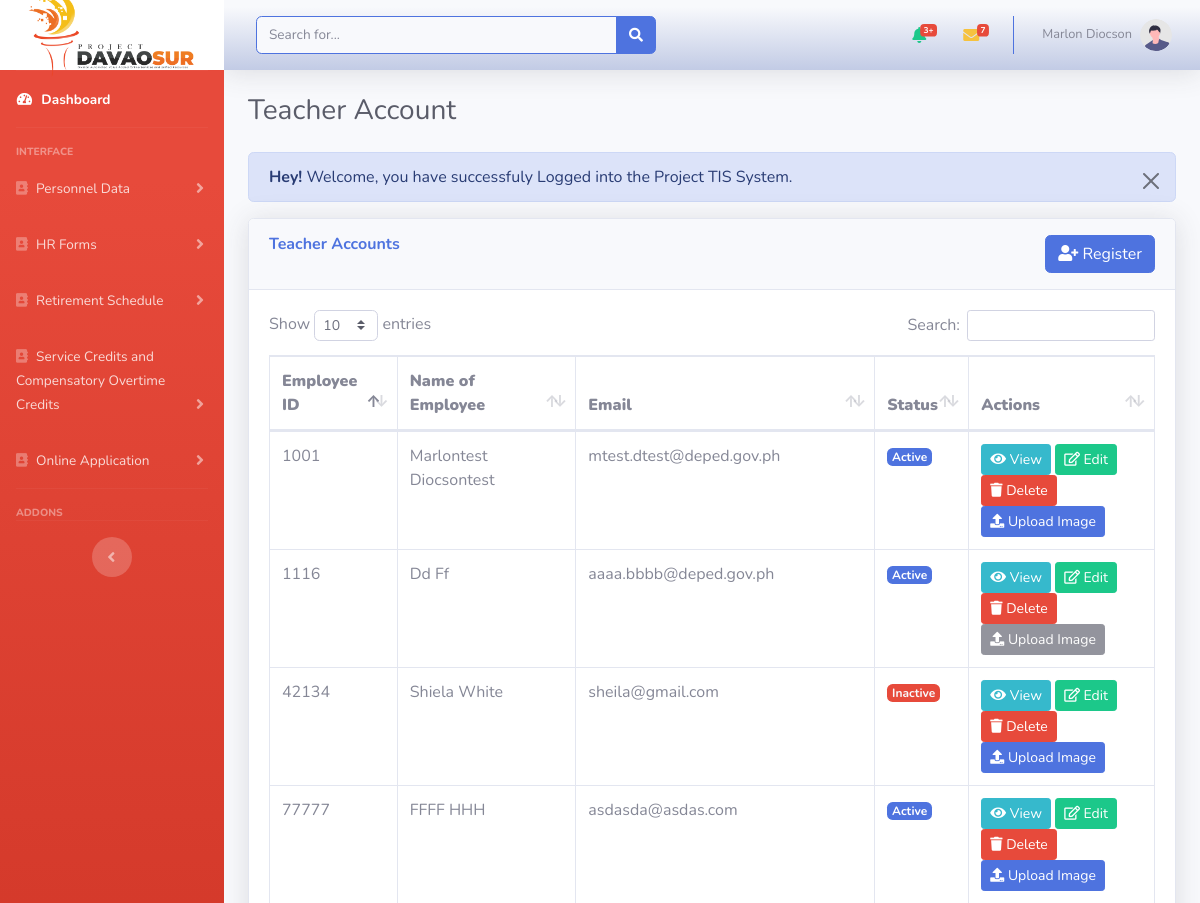
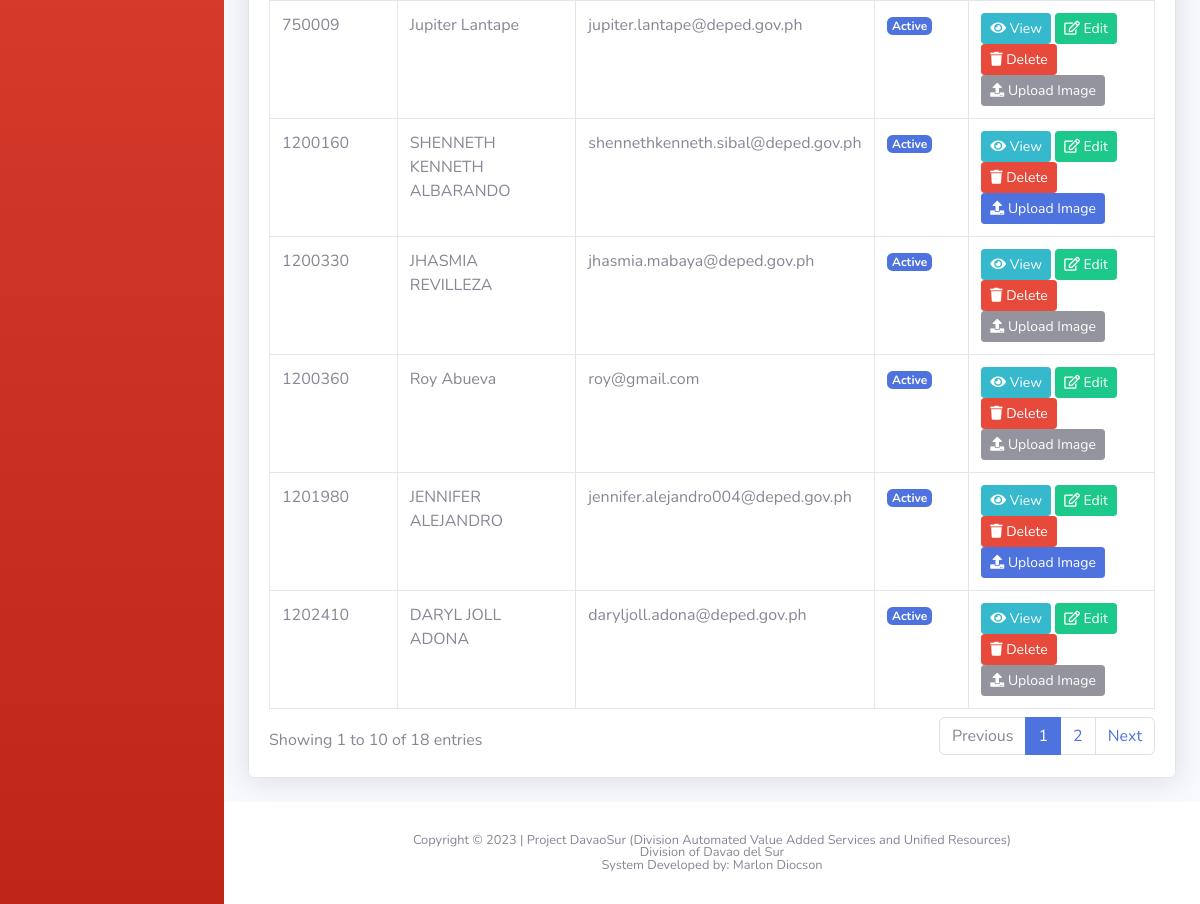
/admin/register_teaching.php (signed in), run on the app's committed database (2 pictures, top to bottom).
### tables this page shows
CREATE TABLE `users` (
  `id` int(50) NOT NULL,
  `emp_no` varchar(50) NOT NULL,
  `fname` varchar(255) NOT NULL,
  `lname` varchar(255) NOT NULL,
  `username` varchar(255) NOT NULL,
  `email` varchar(255) NOT NULL,
  `password` varchar(255) NOT NULL,
  `role_as` tinyint(4) NOT NULL,
  `status` tinyint(4) NOT NULL,
  `created_at` timestamp NOT NULL DEFAULT current_timestamp()
);

### admin/register_teaching.php (the view, shortened to what this page needs)
<?php
    include('authentication.php');
    include('includes/header.php');
    include('includes/navbar.php');
?>
    <div class="container-fluid">
        <div class="d-sm-flex align-items-center justify-content-between mb-4">
            <h1 class="h3 mb-0 text-gray-800">Teacher Account </h1>
        </div>
            <?php include('message.php'); ?>
            <div class="card shadow mb-4">
                <div class="card-header py-3">
                    <h6 class="m-0 font-weight-bold text-primary">Teacher Accounts
                        <button type="button" class="btn btn-primary float-right" data-bs-toggle="modal" data-bs-target="#addadminprofile">
                        <i class="fa fa-user-plus"></i> Register
                        </button>
                    </h6>
                </div>
                <div class="card-body">
                    <div class="table-responsive">
                        <table class="table table-bordered" id="dataTable" width="100%" cellspacing="0">
                            <thead>
                                <tr>
                                    <th><b>Employee ID</b></th>
                                    <th><b>Name of Employee</b></th>
                                    <th><b>Email</b></th>
                                    <th><b>Status</b></th>
                                    <th><b>Actions</b></th>
                                </tr>
                            </thead>
                            <tbody>
                                <?php
                                    $query = "SELECT * FROM users where role_as = '2' ";
                                    $query_run = mysqli_query($con,$query);
                                    if(mysqli_num_rows($query_run) > 0){
                                        foreach($query_run as $row){
                                        ?>
                                            <tr>
                                                <td><?= $row['emp_no'] ?></td>
                                                <td><?= $row['fname']." ".$row['lname'] ?></td>
                                                <td><?= $row['email'] ?></td>
                                                <td>
                                                <?php
                                                    if($row['status']=='1'){
                                                        echo '<span class="badge bg-primary">Active</span>';
                                                    }
                                                    elseif($row['status']=='0'){
                                                        echo '<span class="badge bg-danger text-light">Inactive</span>';
                                                    }
                                                ?>
                                                </td>
                                                <td>
                                                    <a href="edit_teacherProfile.php?emp_no=<?=$row['emp_no'] ?>" class="btn btn-info btn-sm"><i class="fa fa-eye"></i> View</a>
                                                    <button type="button" name="btn_teacherAccount" class="btn btn-success btn-sm editbtn" value="<?=$row['id']?>"><i class="far fa-edit"></i> Edit</button>
                                                    <button type="button" name="btn_user_delete" value="<?=$row['id']?>" class="btn btn-danger btn-sm deleteTeacherAccount" data-toggle="modal" data-target="#confirmModal"><i class="fa fa-trash"></i> Delete</button>
                                                    <?php
                                                        $empno = $row['emp_no'];
                                                        $query = "SELECT * FROM profile_pic WHERE emp_no='$empno' ";
                                                        $query_run = mysqli_query($con,$query);
                                                        if (!$query_run->num_rows > 0) {
                                                    ?>
                                                        <button class="btn btn-primary btn-sm uploadbtn" value="<?=$row['id']?>" data-bs-target="#exampleModalToggle2" data-bs-toggle="modal"><i class="fa fa-upload" aria-hidden="true"></i>   Upload Image</button>
                                                    <?php
                                                        }else{
                                                    ?>
                                                        <button class="btn btn-dark btn-sm uploadbtn" value="<?=$row['id']?>" data-bs-target="#exampleModalToggle2" data-bs-toggle="modal" disabled><i class="fa fa-upload" aria-hidden="true"></i>   Upload Image</button>
                                                    <?php
                                                        }
                                                    ?>
                                                </td>
                                            </tr>
                                        <?php
                                        }
                                    }
                                    else{
                                        ?>
                                            <tr>
                                                <td colspan="6">No Records Found.</td>
                                            </tr>
                                        <?php
                                    }
                                ?>
                            </tbody>
                        </table>
                    </div>
                </div>
            </div>
        </div>
</div>
<?php
    include('includes/footer.php');
?>

### data on the page
users: emp_no "1202410", fname "DARYL JOLL", lname "ADONA", email "daryljoll.adona@deped.gov.ph", status "Active", $row['id'] 21 (drawn)
users: emp_no "1200160", fname "SHENNETH KENNETH", lname "ALBARANDO", email "shennethkenneth.sibal@deped.gov.ph", status "Active", $row['id'] 22 (drawn)
users: emp_no "1201980", fname "JENNIFER", lname "ALEJANDRO", email "jennifer.alejandro004@deped.gov.ph", status "Active", $row['id'] 23 (drawn)
users: emp_no "1200330", fname "JHASMIA", lname "REVILLEZA", email "jhasmia.mabaya@deped.gov.ph", status "Active", $row['id'] 29 (drawn)
users: emp_no "77777", fname "FFFF", lname "HHH", email "asdasda@asdas.com", status "Active", $row['id'] 32 (drawn)
users: emp_no "42134", fname "Shiela", lname "White", email "sheila@gmail.com", status "Inactive", $row['id'] 35 (drawn)
users: emp_no "1200360", fname "Roy", lname "Abueva", email "roy@gmail.com", status "Active", $row['id'] 39 (drawn)
users: emp_no "1001", fname "Marlontest", lname "Diocsontest", email "mtest.dtest@deped.gov.ph", status "Active", $row['id'] 41 (drawn)
users: emp_no "750009", fname "Jupiter", lname "Lantape", email "jupiter.lantape@deped.gov.ph", status "Active", $row['id'] 49 (drawn)
users: emp_no "1116", fname "Dd", lname "Ff", email "aaaa.bbbb@deped.gov.ph", status "Active", $row['id'] 61 (drawn)

### other printed values
$_SESSION['auth_user']['user_name'] "Marlon Diocson"
$_SESSION['message'] "Welcome, you have successfuly Logged into the Project TIS System."
